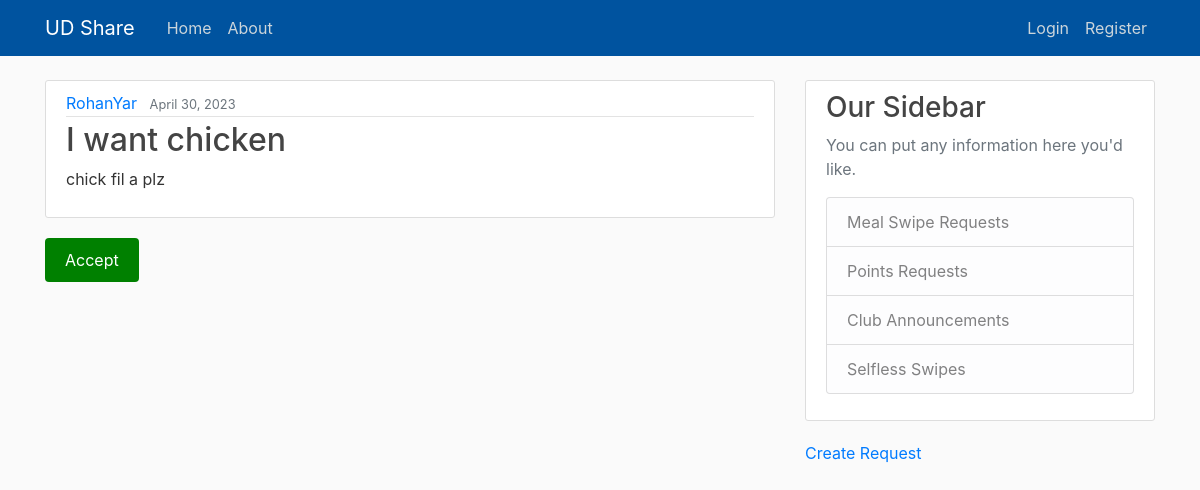
The page /post/13/ on the database its author committed.
### blog/models.py (models this page shows, shortened)
class Post(models.Model):
    CATEGORY_CHOICES = (
        ('option1', 'Meal Swipe Requests'),
        ('option2', 'Points Requests'),
        ('option3', 'Club Announcements'),
        ('option4', 'Selfless Swipes'),
    )
    title = models.CharField(max_length=100)
    content = models.TextField()
    date_posted = models.DateTimeField(default=timezone.now)
    author = models.ForeignKey(User, on_delete=models.CASCADE)
    category = models.CharField(max_length=20, choices=CATEGORY_CHOICES)

### blog/views.py (the view)
# urls.py: path('post/<int:pk>/', PostDetailView.as_view(), name='post-detail'),
class PostDetailView(DetailView):
    model = Post

### blog/templates/blog/post_detail.html (shortened to what this page needs)
{% extends "blog/base.html" %}
{% block content %}
    <article class="media content-section">
        <div class="media-body">
        <div class="article-metadata">
            <a class="mr-2" href="#">{{ object.author }}</a>
            <small class="text-muted">{{ object.date_posted|date:"F d, Y" }}</small>
        </div>
        <h2 class="article-title" >{{ object.title }}</h2>
        <p class="article-content" >{{ object.content }}</p>
        </div>
    </article>
    <button id = "accept">Accept</button>
    <br></br>
{% endblock content %}

### blog/static/blog/main.css (style rules this page uses)
body { background: #fafafa; color: #333333; margin-top: 5rem; }
h1, h2, h3, h4, h5, h6 { color: #444444; }
.content-section { background: #ffffff; padding: 10px 20px; border: 1px solid #dddddd; border-radius: 3px; margin-bottom: 20px; }
.article-title { color: #444444; }
.article-content { white-space: pre-line; }
.article-metadata { padding-bottom: 1px; margin-bottom: 4px; border-bottom: 1px solid #e3e3e3 }
#accept { background-color: green; color: white; padding: 10px 20px; border: none; border-radius: 4px; font-size: 16px; cursor: pointer; }

### rows shown on the page
Post: author "RohanYar", date_posted "April 30, 2023", title "I want chicken", content "chick fil a plz"
